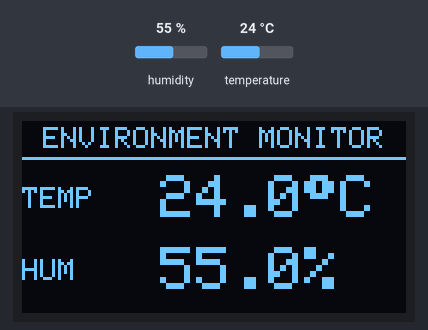
The program below on a simulated ESP32. On the bench: 128×64 one-colour display. Inputs (shaded band) come from the test bench; at power-on: humidity 55 %, temperature 24 °C. What the program prints to the serial monitor is not drawn.

Above: at 2.7 s.
2.8 s: humidity set to 22 %
At 6.1 s:
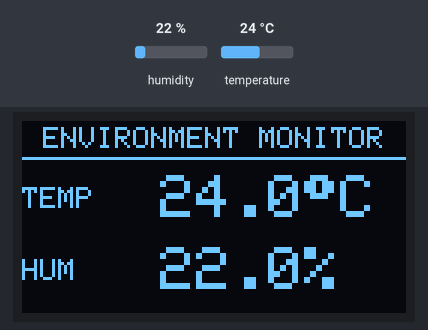
7.8 s: temperature set to 12 °C
At 10.3 s:
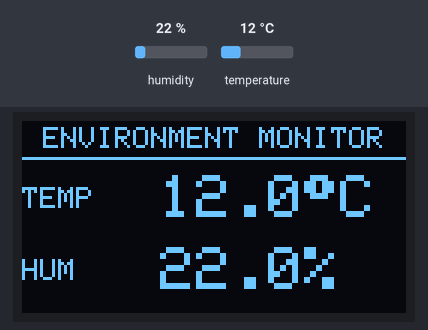
12.8 s: humidity set to 40 %
At 14.5 s:
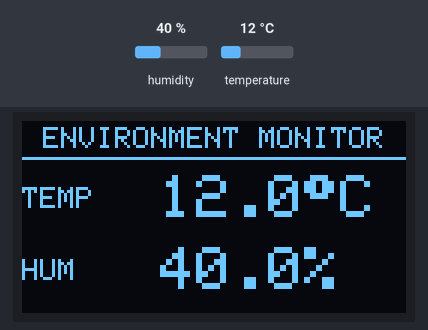
17.8 s: temperature set to 19 °C
At 21.9 s:
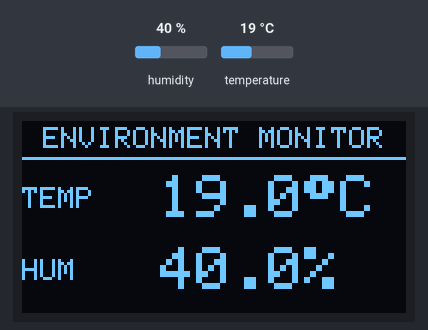
Timing chart, 0 to 23.4 s (numbered marks = the images above; inputs shaded):
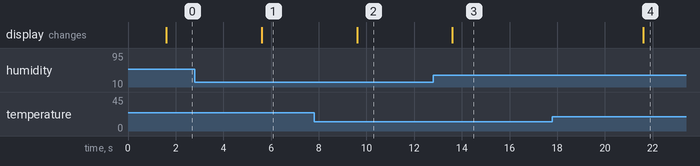

The program:

main.cpp
```cpp
#include <Arduino.h>
#include <Wire.h>
#include <Adafruit_GFX.h>
#include <Adafruit_SSD1306.h>
#include <DHT.h>

#define SCREEN_WIDTH 128
#define SCREEN_HEIGHT 64
#define OLED_SDA 21
#define OLED_SCL 22
#define OLED_ADDR 0x3C
#define DHT_PIN 18

// Real hardware = DHT11 (default). Sirf Wokwi build me DHT22 use hota hai.
#ifdef WOKWI_SIM
  #define DHT_TYPE DHT22
#else
  #define DHT_TYPE DHT11
#endif

Adafruit_SSD1306 display(SCREEN_WIDTH, SCREEN_HEIGHT, &Wire, -1);
DHT dht(DHT_PIN, DHT_TYPE);

const unsigned long READ_INTERVAL_MS = 2000;
unsigned long lastReadTime = 0;
bool firstRead = true;

// Layout (128x64):
//  y 0-15  : header (yellow zone on 2-colour OLEDs)
//  y 18-33 : temperature row
//  y 42-57 : humidity row
const int VALUE_X = 46;  // values start here, labels stay on the left

// Text ko horizontally center karta hai
void printCentered(const char* text, int y, uint8_t size) {
  int16_t x1, y1;
  uint16_t w, h;
  display.setTextSize(size);
  display.getTextBounds(text, 0, 0, &x1, &y1, &w, &h);
  display.setCursor((SCREEN_WIDTH - w) / 2, y);
  display.print(text);
}

void showMessage(const char* line1, const char* line2) {
  display.clearDisplay();
  display.setTextColor(SSD1306_WHITE);
  printCentered(line1, 16, 1);
  printCentered(line2, 32, 1);
  display.display();
}

void showMeasurements(float humidity, float temperature) {
  char buf[16];

  display.clearDisplay();
  display.setTextColor(SSD1306_WHITE);

  // Header
  printCentered("ENVIRONMENT MONITOR", 2, 1);
  display.drawLine(0, 12, SCREEN_WIDTH - 1, 12, SSD1306_WHITE);

  // Temperature row
  display.setTextSize(1);
  display.setCursor(0, 22);
  display.print("TEMP");
  display.setTextSize(2);
  display.setCursor(VALUE_X, 18);
  snprintf(buf, sizeof(buf), "%.1f", temperature);
  display.print(buf);
  display.write(247);  // degree symbol
  display.print("C");

  // Humidity row
  display.setTextSize(1);
  display.setCursor(0, 46);
  display.print("HUM");
  display.setTextSize(2);
  display.setCursor(VALUE_X, 42);
  snprintf(buf, sizeof(buf), "%.1f%%", humidity);
  display.print(buf);

  display.display();
}

void setup() {
  Serial.begin(115200);
  Wire.begin(OLED_SDA, OLED_SCL);

  if (!display.begin(SSD1306_SWITCHCAPVCC, OLED_ADDR)) {
    Serial.println("ERROR: OLED initialization failed. Check power, SDA/SCL, and I2C address.");
    while (true) { delay(100); }
  }

  dht.begin();
  showMessage("ESP32 ENVIRONMENT", "Starting sensor...");
  Serial.print("ESP32 monitor started. Sensor type: ");
  Serial.println(DHT_TYPE == DHT11 ? "DHT11" : "DHT22");
  delay(1500);  // sensor ko stable hone ka time
}

void loop() {
  const unsigned long now = millis();
  if (firstRead || (now - lastReadTime >= READ_INTERVAL_MS)) {
    firstRead = false;
    lastReadTime = now;

    const float humidity = dht.readHumidity();
    const float temperature = dht.readTemperature();

    // NaN ya impossible values ko reject karo (galat sensor type / noise)
    const bool invalid = isnan(humidity) || isnan(temperature) ||
                         humidity < 0 || humidity > 100 ||
                         temperature < -40 || temperature > 80;

    if (invalid) {
      Serial.println("DHT read failed or out of range! Check DATA pin, power, GND, sensor type.");
      showMessage("SENSOR ERROR", "Check DHT wiring");
      return;
    }

    Serial.print("Humidity: ");
    Serial.print(humidity, 1);
    Serial.print(" %   Temperature: ");
    Serial.print(temperature, 1);
    Serial.println(" C");
    showMeasurements(humidity, temperature);
  }
}
```

Measured:
- after the input at 2.8 s, the display: changes after 2.8 s (image 1)
- after the input at 7.8 s, the display: changes after 1.8 s (image 2)
- after the input at 12.8 s, the display: changes after 0.80 s (image 3)
- after the input at 17.8 s, the display: changes after 3.8 s (image 4)
